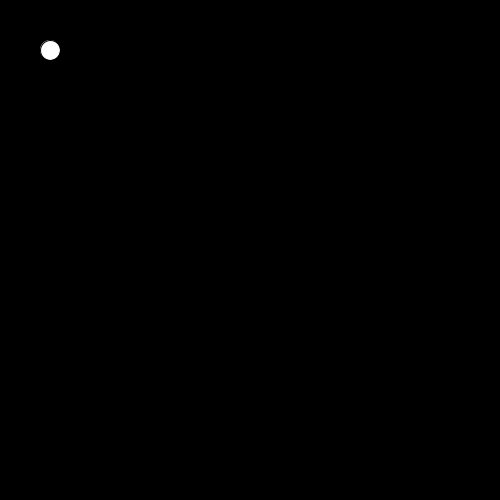
Frame 1 (no input)
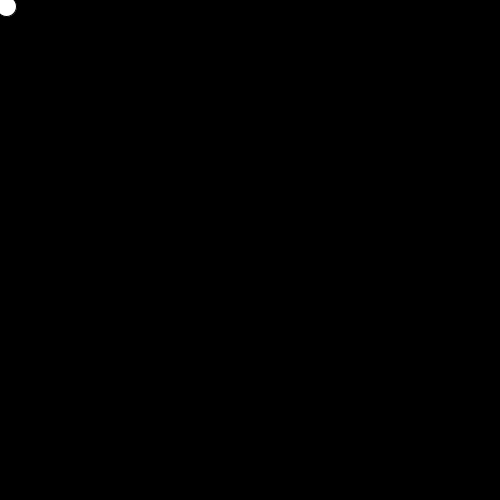
Frame 60 (the mouse pressed at the canvas centre just before this capture)
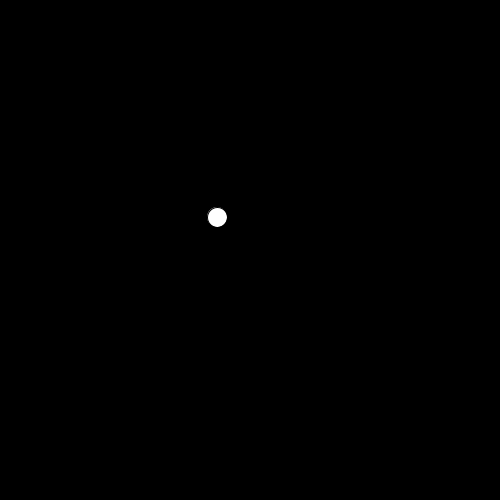
Frame 120 (the mouse held since frame 60 and released just before this capture)

The Processing sketch that drew these frames (run headless with seeded random() and noise(); from frame 60 on, the mouse is pressed at the canvas centre):

// Processing sketch: processing_105109
// ── processing_105109.pde

float ballX=width/2;
float ballY=height/2;
float dX;
float dY;

void setup(){
  size(500,500);
}

void draw(){
  background(0);
  ellipse(ballX,ballY,20,20);

  dX=mouseX-ballX;
  dY=mouseY-ballY;
  ballX=dX/30+ballX;
  ballY=dY/30+ballY;
  
}
